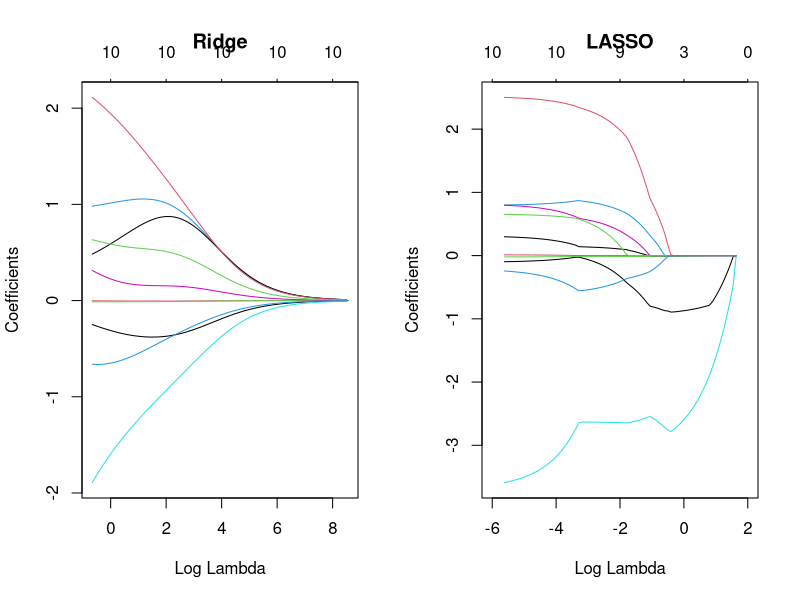
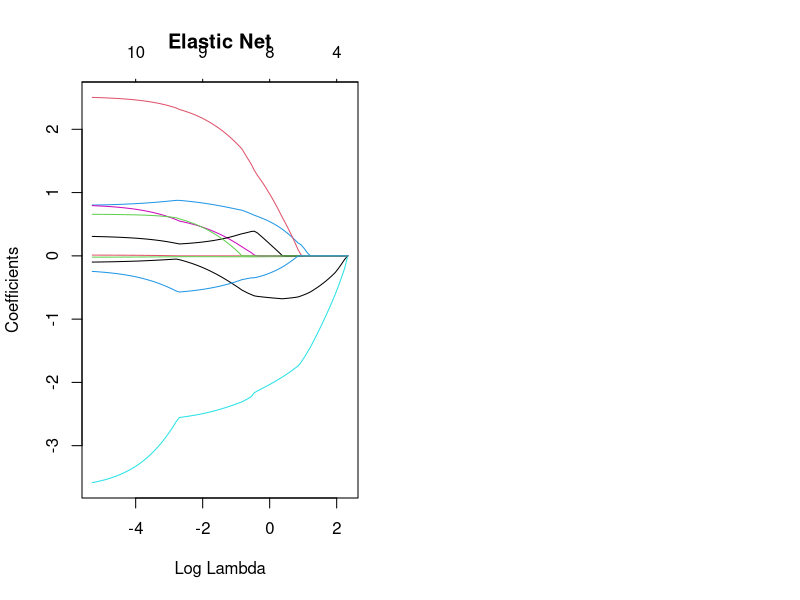
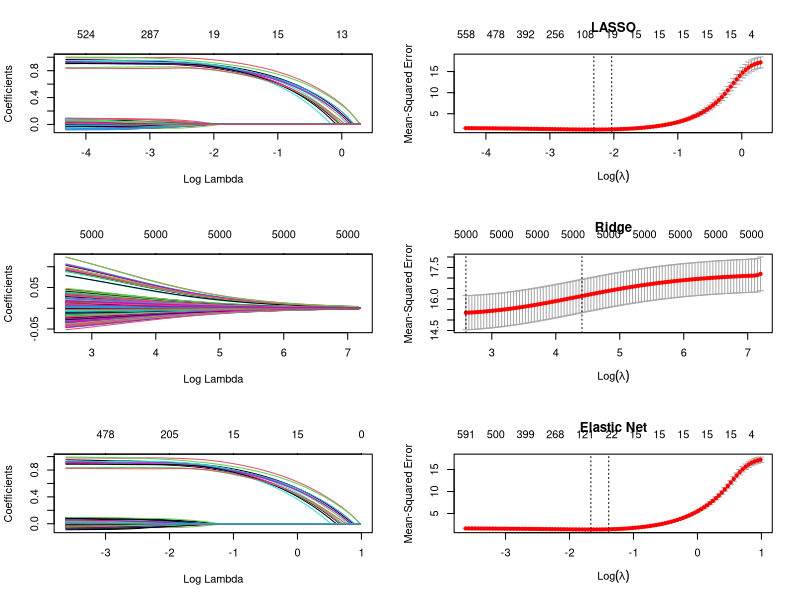
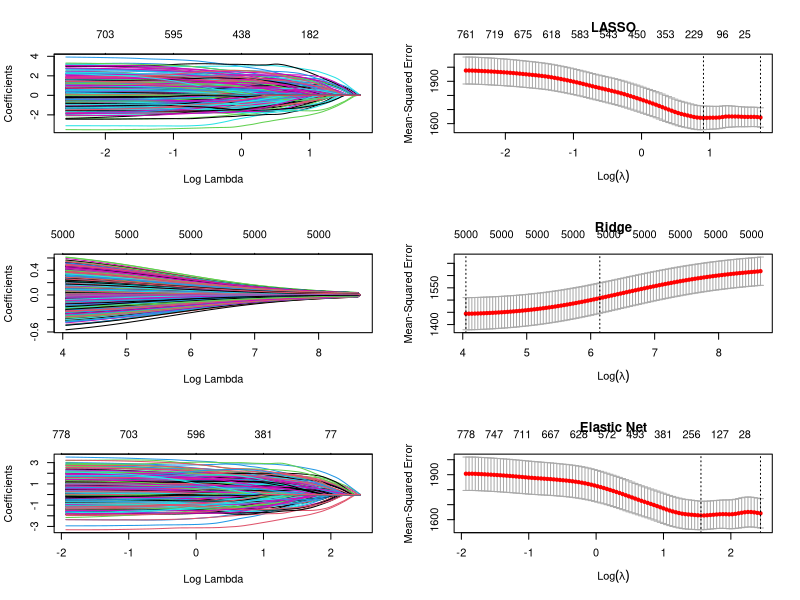
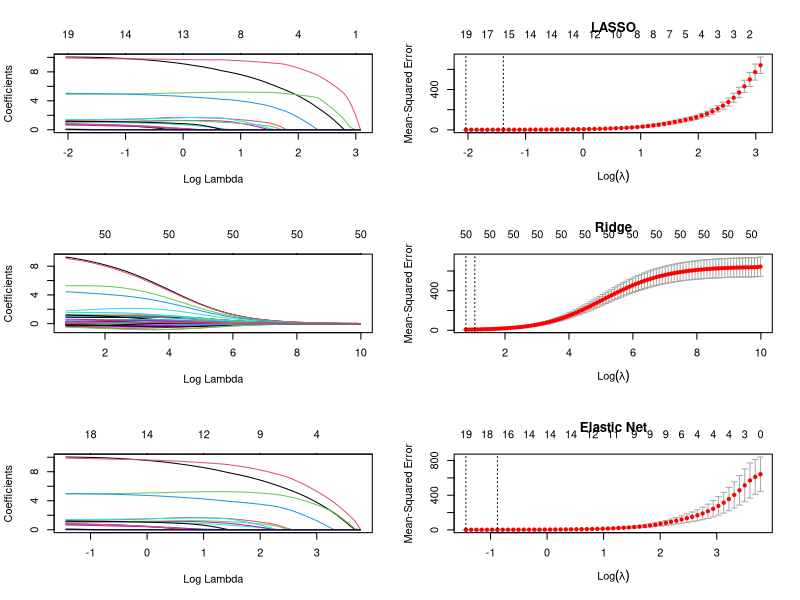

Here is the R script that generated these plots, in order:
## ---- chunk 1
data(mtcars)
library(glmnet)
# alpha=1 is LASSO
# alpha=0 is ridge
y <- as.vector(mtcars[, 1])
x <- as.matrix(mtcars[, -1])

fit.ridge <- glmnet(x, y, alpha=0, family="gaussian")
fit.lasso <- glmnet(x, y, alpha=1, family="gaussian")
fit.elnet <- glmnet(x,y, alpha=.5, family="gaussian")
## ---- chunk 2
par(mfrow=c(1,2))
plot(fit.ridge, xvar="lambda", main="Ridge")
plot(fit.lasso, xvar="lambda", main="LASSO", xlim=c(-6, 2))
## ---- chunk 3
plot(fit.elnet, xvar="lambda", label=TRUE, main="Elastic Net")
## ---- chunk 4
library(MASS)  # Package needed to generate correlated precictors
library(glmnet)  # Package to fit ridge/lasso/elastic net models

#####################################################
### Scenario 1: Sparsity, uncorrelated predictors
#####################################################

# Generate data
set.seed(19875)
n <- 1000    # Number of observations
p <- 5000     # Number of predictors included in model
real_p <- 15  # Number of true predictors
x <- matrix(rnorm(n*p), nrow=n, ncol=p)
y <- apply(x[,1:real_p], 1, sum) + rnorm(n)

# Split data into train and test sets
train_rows <- sample(1:n, .66*n)
x.train <- x[train_rows, ]
x.test <- x[-train_rows, ]

y.train <- y[train_rows]
y.test <- y[-train_rows]



# Fit models:
fit.lasso <- glmnet(x.train, y.train, family="gaussian", alpha=1)
fit.ridge <- glmnet(x.train, y.train, family="gaussian", alpha=0)
fit.elnet <- glmnet(x.train, y.train, family="gaussian", alpha=.5)


# 10-fold Cross validation for each alpha = 0, 0.1, ... , 0.9, 1.0
fit.lasso.cv <- cv.glmnet(x.train, y.train, type.measure="mse", alpha=1, 
                          family="gaussian")
fit.ridge.cv <- cv.glmnet(x.train, y.train, type.measure="mse", alpha=0,
                          family="gaussian")
fit.elnet.cv <- cv.glmnet(x.train, y.train, type.measure="mse", alpha=.5,
                          family="gaussian")

for (i in 0:10) {
    assign(paste("fit", i, sep=""), cv.glmnet(x.train, y.train, type.measure="mse", 
                                              alpha=i/10,family="gaussian"))
}



# Plot solution paths:
par(mfrow=c(3,2))
# For plotting options, type '?plot.glmnet' in R console
plot(fit.lasso, xvar="lambda")
plot(fit10, main="LASSO")

plot(fit.ridge, xvar="lambda")
plot(fit0, main="Ridge")

plot(fit.elnet, xvar="lambda")
plot(fit5, main="Elastic Net")

if (FALSE) { # Don't include yet
  par(mfrow=c(3,4))
  for (i in 0:10) {
    plot(glmnet(x.train, y.train, family="gaussian", alpha=i/10, nlambda=50))
  }
}

## ---- chunk 5
yhat0 <- predict(fit0, s=fit0$lambda.1se, newx=x.test)
yhat1 <- predict(fit1, s=fit1$lambda.1se, newx=x.test)
yhat2 <- predict(fit2, s=fit2$lambda.1se, newx=x.test)
yhat3 <- predict(fit3, s=fit3$lambda.1se, newx=x.test)
yhat4 <- predict(fit4, s=fit4$lambda.1se, newx=x.test)
yhat5 <- predict(fit5, s=fit5$lambda.1se, newx=x.test)
yhat6 <- predict(fit6, s=fit6$lambda.1se, newx=x.test)
yhat7 <- predict(fit7, s=fit7$lambda.1se, newx=x.test)
yhat8 <- predict(fit8, s=fit8$lambda.1se, newx=x.test)
yhat9 <- predict(fit9, s=fit9$lambda.1se, newx=x.test)
yhat10 <- predict(fit10, s=fit10$lambda.1se, newx=x.test)

mse0 <- mean((y.test - yhat0)^2)
mse1 <- mean((y.test - yhat1)^2)
mse2 <- mean((y.test - yhat2)^2)
mse3 <- mean((y.test - yhat3)^2)
mse4 <- mean((y.test - yhat4)^2)
mse5 <- mean((y.test - yhat5)^2)
mse6 <- mean((y.test - yhat6)^2)
mse7 <- mean((y.test - yhat7)^2)
mse8 <- mean((y.test - yhat8)^2)
mse9 <- mean((y.test - yhat9)^2)
mse10 <- mean((y.test - yhat10)^2)

## ---- chunk 6
library(MASS)  # Package needed to generate correlated precictors
library(glmnet)  # Package to fit ridge/lasso/elastic net models

# Generate data
set.seed(19874)
n <- 1000    # Number of observations
p <- 5000     # Number of predictors included in model
real_p <- 1500  # Number of true predictors
x <- matrix(rnorm(n*p), nrow=n, ncol=p)
y <- apply(x[,1:real_p], 1, sum) + rnorm(n)

# Split data into train and test sets
train_rows <- sample(1:n, .66*n)
x.train <- x[train_rows, ]
x.test <- x[-train_rows, ]

y.train <- y[train_rows]
y.test <- y[-train_rows]



# Fit models:
fit.lasso <- glmnet(x.train, y.train, family="gaussian", alpha=1)
fit.ridge <- glmnet(x.train, y.train, family="gaussian", alpha=0)
fit.elnet <- glmnet(x.train, y.train, family="gaussian", alpha=.5)


# 10-fold Cross validation for each alpha = 0, 0.1, ... , 0.9, 1.0
fit.lasso.cv <- cv.glmnet(x.train, y.train, type.measure="mse", alpha=1, 
                          family="gaussian")
fit.ridge.cv <- cv.glmnet(x.train, y.train, type.measure="mse", alpha=0,
                          family="gaussian")
fit.elnet.cv <- cv.glmnet(x.train, y.train, type.measure="mse", alpha=.5,
                          family="gaussian")

for (i in 0:10) {
    assign(paste("fit", i, sep=""), cv.glmnet(x.train, y.train, type.measure="mse", 
                                              alpha=i/10,family="gaussian"))
}



# Plot solution paths:
par(mfrow=c(3,2))
# For plotting options, type '?plot.glmnet' in R console
plot(fit.lasso, xvar="lambda")
plot(fit10, main="LASSO")

plot(fit.ridge, xvar="lambda")
plot(fit0, main="Ridge")

plot(fit.elnet, xvar="lambda")
plot(fit5, main="Elastic Net")
## ---- chunk 7
yhat0 <- predict(fit0, s=fit0$lambda.1se, newx=x.test)
yhat1 <- predict(fit1, s=fit1$lambda.1se, newx=x.test)
yhat2 <- predict(fit2, s=fit2$lambda.1se, newx=x.test)
yhat3 <- predict(fit3, s=fit3$lambda.1se, newx=x.test)
yhat4 <- predict(fit4, s=fit4$lambda.1se, newx=x.test)
yhat5 <- predict(fit5, s=fit5$lambda.1se, newx=x.test)
yhat6 <- predict(fit6, s=fit6$lambda.1se, newx=x.test)
yhat7 <- predict(fit7, s=fit7$lambda.1se, newx=x.test)
yhat8 <- predict(fit8, s=fit8$lambda.1se, newx=x.test)
yhat9 <- predict(fit9, s=fit9$lambda.1se, newx=x.test)
yhat10 <- predict(fit10, s=fit10$lambda.1se, newx=x.test)

mse0 <- mean((y.test - yhat0)^2)
mse1 <- mean((y.test - yhat1)^2)
mse2 <- mean((y.test - yhat2)^2)
mse3 <- mean((y.test - yhat3)^2)
mse4 <- mean((y.test - yhat4)^2)
mse5 <- mean((y.test - yhat5)^2)
mse6 <- mean((y.test - yhat6)^2)
mse7 <- mean((y.test - yhat7)^2)
mse8 <- mean((y.test - yhat8)^2)
mse9 <- mean((y.test - yhat9)^2)
mse10 <- mean((y.test - yhat10)^2)

## ---- chunk 8
library(MASS)  # Package needed to generate correlated precictors
library(glmnet)  # Package to fit ridge/lasso/elastic net models


# Generate data
set.seed(19873)
n <- 100    # Number of observations
p <- 50     # Number of predictors included in model
CovMatrix <- outer(1:p, 1:p, function(x,y) {.7^abs(x-y)})
x <- mvrnorm(n, rep(0,p), CovMatrix)
y <- 10 * apply(x[, 1:2], 1, sum) + 
  5 * apply(x[, 3:4], 1, sum) +
  apply(x[, 5:14], 1, sum) +
  rnorm(n)

# Split data into train and test sets
train_rows <- sample(1:n, .66*n)
x.train <- x[train_rows, ]
x.test <- x[-train_rows, ]

y.train <- y[train_rows]
y.test <- y[-train_rows]



# Fit models:
fit.lasso <- glmnet(x.train, y.train, family="gaussian", alpha=1)
fit.ridge <- glmnet(x.train, y.train, family="gaussian", alpha=0)
fit.elnet <- glmnet(x.train, y.train, family="gaussian", alpha=.5)


# 10-fold Cross validation for each alpha = 0, 0.1, ... , 0.9, 1.0
fit.lasso.cv <- cv.glmnet(x.train, y.train, type.measure="mse", alpha=1, 
                          family="gaussian")
fit.ridge.cv <- cv.glmnet(x.train, y.train, type.measure="mse", alpha=0,
                          family="gaussian")
fit.elnet.cv <- cv.glmnet(x.train, y.train, type.measure="mse", alpha=.5,
                          family="gaussian")

for (i in 0:10) {
    assign(paste("fit", i, sep=""), cv.glmnet(x.train, y.train, type.measure="mse", 
                                              alpha=i/10,family="gaussian"))
}



# Plot solution paths:
par(mfrow=c(3,2))
# For plotting options, type '?plot.glmnet' in R console
plot(fit.lasso, xvar="lambda")
plot(fit10, main="LASSO")

plot(fit.ridge, xvar="lambda")
plot(fit0, main="Ridge")

plot(fit.elnet, xvar="lambda")
plot(fit5, main="Elastic Net")
## ---- chunk 9
yhat0 <- predict(fit0, s=fit0$lambda.1se, newx=x.test)
yhat1 <- predict(fit1, s=fit1$lambda.1se, newx=x.test)
yhat2 <- predict(fit2, s=fit2$lambda.1se, newx=x.test)
yhat3 <- predict(fit3, s=fit3$lambda.1se, newx=x.test)
yhat4 <- predict(fit4, s=fit4$lambda.1se, newx=x.test)
yhat5 <- predict(fit5, s=fit5$lambda.1se, newx=x.test)
yhat6 <- predict(fit6, s=fit6$lambda.1se, newx=x.test)
yhat7 <- predict(fit7, s=fit7$lambda.1se, newx=x.test)
yhat8 <- predict(fit8, s=fit8$lambda.1se, newx=x.test)
yhat9 <- predict(fit9, s=fit9$lambda.1se, newx=x.test)
yhat10 <- predict(fit10, s=fit10$lambda.1se, newx=x.test)

mse0 <- mean((y.test - yhat0)^2)
mse1 <- mean((y.test - yhat1)^2)
mse2 <- mean((y.test - yhat2)^2)
mse3 <- mean((y.test - yhat3)^2)
mse4 <- mean((y.test - yhat4)^2)
mse5 <- mean((y.test - yhat5)^2)
mse6 <- mean((y.test - yhat6)^2)
mse7 <- mean((y.test - yhat7)^2)
mse8 <- mean((y.test - yhat8)^2)
mse9 <- mean((y.test - yhat9)^2)
mse10 <- mean((y.test - yhat10)^2)

